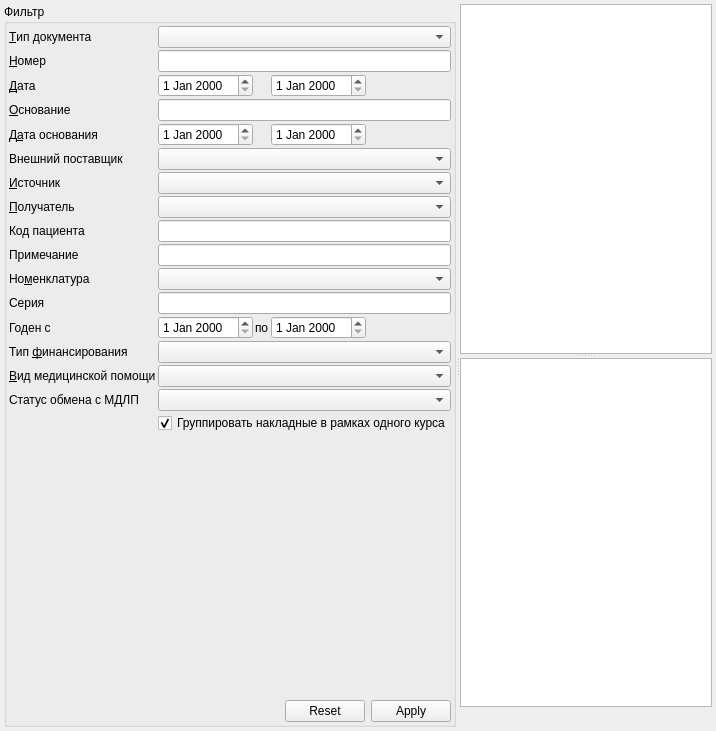
     <widget class="QWidget" name="tabMotion">
      <attribute name="title">
       <string>Движение</string>
      </attribute>
      <layout class="QGridLayout" name="gridLayout">
       <property name="margin">
        <number>4</number>
       </property>
       <property name="spacing">
        <number>4</number>
       </property>
       <item row="0" column="0">
        <widget class="QSplitter" name="splitterMotions">
         <property name="orientation">
          <enum>Qt::Horizontal</enum>
         </property>
         <property name="childrenCollapsible">
          <bool>false</bool>
         </property>
         <widget class="QGroupBox" name="groupBox">
          <property name="sizePolicy">
           <sizepolicy hsizetype="Maximum" vsizetype="Preferred">
            <horstretch>0</horstretch>
            <verstretch>0</verstretch>
           </sizepolicy>
          </property>
          <property name="title">
           <string>Фильтр</string>
          </property>
          <layout class="QGridLayout" name="gridLayout_2">
           <property name="margin">
            <number>2</number>
           </property>
           <property name="spacing">
            <number>2</number>
           </property>
           <item row="13" column="0">
            <widget class="QLabel" name="lblMotionsFilterFinance">
             <property name="sizePolicy">
              <sizepolicy hsizetype="Maximum" vsizetype="Preferred">
               <horstretch>0</horstretch>
               <verstretch>0</verstretch>
              </sizepolicy>
             </property>
             <property name="text">
              <string>Тип &amp;финансирования</string>
             </property>
             <property name="buddy">
              <cstring>cmbMotionsFilterFinance</cstring>
             </property>
            </widget>
           </item>
           <item row="13" column="1" colspan="4">
            <widget class="CRBComboBox" name="cmbMotionsFilterFinance">
             <property name="sizePolicy">
              <sizepolicy hsizetype="Expanding" vsizetype="Fixed">
               <horstretch>0</horstretch>
               <verstretch>0</verstretch>
              </sizepolicy>
             </property>
            </widget>
           </item>
           <item row="9" column="0">
            <widget class="QLabel" name="lblMotionsFilterNote">
             <property name="sizePolicy">
              <sizepolicy hsizetype="Maximum" vsizetype="Preferred">
               <horstretch>0</horstretch>
               <verstretch>0</verstretch>
              </sizepolicy>
             </property>
             <property name="text">
              <string>Примечание</string>
             </property>
             <property name="buddy">
              <cstring>edtMotionsFilterNote</cstring>
             </property>
            </widget>
           </item>
           <item row="9" column="1" colspan="4">
            <widget class="QLineEdit" name="edtMotionsFilterNote">
             <property name="sizePolicy">
              <sizepolicy hsizetype="Expanding" vsizetype="Fixed">
               <horstretch>0</horstretch>
               <verstretch>0</verstretch>
              </sizepolicy>
             </property>
            </widget>
           </item>
           <item row="10" column="0">
            <widget class="QLabel" name="lblMotionsFilterNomenclature">
             <property name="sizePolicy">
              <sizepolicy hsizetype="Maximum" vsizetype="Preferred">
               <horstretch>0</horstretch>
               <verstretch>0</verstretch>
              </sizepolicy>
             </property>
             <property name="text">
              <string>Но&amp;менклатура</string>
             </property>
             <property name="buddy">
              <cstring>cmbMotionsFilterNomenclature</cstring>
             </property>
            </widget>
           </item>
           <item row="10" column="1" colspan="4">
            <widget class="CNomenclatureComboBox" name="cmbMotionsFilterNomenclature">
             <property name="sizePolicy">
              <sizepolicy hsizetype="Expanding" vsizetype="Fixed">
               <horstretch>0</horstretch>
               <verstretch>0</verstretch>
              </sizepolicy>
             </property>
            </widget>
           </item>
           <item row="2" column="3">
            <widget class="CDateEdit" name="edtMotionsFilterEndDate">
             <property name="sizePolicy">
              <sizepolicy hsizetype="Maximum" vsizetype="Fixed">
               <horstretch>0</horstretch>
               <verstretch>0</verstretch>
              </sizepolicy>
             </property>
            </widget>
           </item>
           <item row="3" column="0">
            <widget class="QLabel" name="lblMotionsFilterReason">
             <property name="sizePolicy">
              <sizepolicy hsizetype="Maximum" vsizetype="Preferred">
               <horstretch>0</horstretch>
               <verstretch>0</verstretch>
              </sizepolicy>
             </property>
             <property name="text">
              <string>&amp;Основание</string>
             </property>
             <property name="buddy">
              <cstring>edtMotionsFilterReason</cstring>
             </property>
            </widget>
           </item>
           <item row="3" column="1" colspan="4">
            <widget class="QLineEdit" name="edtMotionsFilterReason">
             <property name="sizePolicy">
              <sizepolicy hsizetype="Expanding" vsizetype="Fixed">
               <horstretch>0</horstretch>
               <verstretch>0</verstretch>
              </sizepolicy>
             </property>
            </widget>
           </item>
           <item row="4" column="0">
            <widget class="QLabel" name="lblMotionsFilterReasonDate">
             <property name="sizePolicy">
              <sizepolicy hsizetype="Maximum" vsizetype="Preferred">
               <horstretch>0</horstretch>
               <verstretch>0</verstretch>
              </sizepolicy>
             </property>
             <property name="text">
              <string>Д&amp;ата основания</string>
             </property>
             <property name="buddy">
              <cstring>edtMotionsFilterBegReasonDate</cstring>
             </property>
            </widget>
           </item>
           <item row="12" column="0">
            <widget class="QLabel" name="lblMotionsFilterBegShelfTime">
             <property name="sizePolicy">
              <sizepolicy hsizetype="Maximum" vsizetype="Preferred">
               <horstretch>0</horstretch>
               <verstretch>0</verstretch>
              </sizepolicy>
             </property>
             <property name="text">
              <string>Годен с</string>
             </property>
             <property name="buddy">
              <cstring>cmbMotionsFilterNomenclature</cstring>
             </property>
            </widget>
           </item>
           <item row="12" column="2">
            <widget class="QLabel" name="lblMotionsFilterEndShelfTime">
             <property name="sizePolicy">
              <sizepolicy hsizetype="Maximum" vsizetype="Preferred">
               <horstretch>0</horstretch>
               <verstretch>0</verstretch>
              </sizepolicy>
             </property>
             <property name="text">
              <string>по</string>
             </property>
             <property name="buddy">
              <cstring>cmbMotionsFilterNomenclature</cstring>
             </property>
            </widget>
           </item>
           <item row="14" column="0">
            <widget class="QLabel" name="lblMotionsFilterMedicalAidKind">
             <property name="text">
              <string>&amp;Вид медицинской помощи</string>
             </property>
             <property name="buddy">
              <cstring>cmbMotionsFilterMedicalAidKind</cstring>
             </property>
            </widget>
           </item>
           <item row="14" column="1" colspan="4">
            <widget class="CRBComboBox" name="cmbMotionsFilterMedicalAidKind"/>
           </item>
           <item row="2" column="4">
            <spacer name="horizontalSpacer">
             <property name="orientation">
              <enum>Qt::Horizontal</enum>
             </property>
             <property name="sizeHint" stdset="0">
              <size>
               <width>40</width>
               <height>20</height>
              </size>
             </property>
            </spacer>
           </item>
           <item row="8" column="1" colspan="4">
            <widget class="QLineEdit" name="edtMotionsClientFilterReceiver">
             <property name="sizePolicy">
              <sizepolicy hsizetype="Expanding" vsizetype="Fixed">
               <horstretch>0</horstretch>
               <verstretch>0</verstretch>
              </sizepolicy>
             </property>
            </widget>
           </item>
           <item row="19" column="0" colspan="5">
            <layout class="QHBoxLayout" name="horizontalLayout_2">
             <property name="spacing">
              <number>2</number>
             </property>
             <item>
              <spacer name="horizontalSpacer_8">
               <property name="orientation">
                <enum>Qt::Horizontal</enum>
               </property>
               <property name="sizeHint" stdset="0">
                <size>
                 <width>99</width>
                 <height>20</height>
                </size>
               </property>
              </spacer>
             </item>
             <item>
              <widget class="CApplyResetDialogButtonBox" name="bbxMotionsFilter">
               <property name="sizePolicy">
                <sizepolicy hsizetype="Maximum" vsizetype="Fixed">
                 <horstretch>0</horstretch>
                 <verstretch>0</verstretch>
                </sizepolicy>
               </property>
               <property name="standardButtons">
                <set>QDialogButtonBox::Apply|QDialogButtonBox::Reset</set>
               </property>
               <property name="centerButtons">
                <bool>false</bool>
               </property>
              </widget>
             </item>
            </layout>
           </item>
           <item row="2" column="1">
            <widget class="CDateEdit" name="edtMotionsFilterBegDate">
             <property name="sizePolicy">
              <sizepolicy hsizetype="Maximum" vsizetype="Fixed">
               <horstretch>0</horstretch>
               <verstretch>0</verstretch>
              </sizepolicy>
             </property>
            </widget>
           </item>
           <item row="4" column="1">
            <widget class="CDateEdit" name="edtMotionsFilterBegReasonDate">
             <property name="sizePolicy">
              <sizepolicy hsizetype="Maximum" vsizetype="Fixed">
               <horstretch>0</horstretch>
               <verstretch>0</verstretch>
              </sizepolicy>
             </property>
            </widget>
           </item>
           <item row="5" column="1" colspan="4">
            <widget class="COrgComboBox" name="cmbMotionsFilterSupplierOrg"/>
           </item>
           <item row="6" column="0">
            <widget class="QLabel" name="lblMotionsFilterSupplier">
             <property name="sizePolicy">
              <sizepolicy hsizetype="Maximum" vsizetype="Preferred">
               <horstretch>0</horstretch>
               <verstretch>0</verstretch>
              </sizepolicy>
             </property>
             <property name="text">
              <string>&amp;Источник</string>
             </property>
             <property name="buddy">
              <cstring>cmbMotionsFilterSupplier</cstring>
             </property>
            </widget>
           </item>
           <item row="12" column="3">
            <widget class="CDateEdit" name="edtMotionsFilterEndShelfTime">
             <property name="sizePolicy">
              <sizepolicy hsizetype="Maximum" vsizetype="Fixed">
               <horstretch>0</horstretch>
               <verstretch>0</verstretch>
              </sizepolicy>
             </property>
            </widget>
           </item>
           <item row="1" column="0">
            <widget class="QLabel" name="lblMotionsFilterNumber">
             <property name="sizePolicy">
              <sizepolicy hsizetype="Maximum" vsizetype="Preferred">
               <horstretch>0</horstretch>
               <verstretch>0</verstretch>
              </sizepolicy>
             </property>
             <property name="text">
              <string>&amp;Номер</string>
             </property>
             <property name="buddy">
              <cstring>edtMotionsFilterNumber</cstring>
             </property>
            </widget>
           </item>
           <item row="1" column="1" colspan="4">
            <widget class="QLineEdit" name="edtMotionsFilterNumber">
             <property name="sizePolicy">
              <sizepolicy hsizetype="Expanding" vsizetype="Fixed">
               <horstretch>0</horstretch>
               <verstretch>0</verstretch>
              </sizepolicy>
             </property>
            </widget>
           </item>
           <item row="12" column="1">
            <widget class="CDateEdit" name="edtMotionsFilterBegShelfTime">
             <property name="sizePolicy">
              <sizepolicy hsizetype="Maximum" vsizetype="Fixed">
               <horstretch>0</horstretch>
               <verstretch>0</verstretch>
              </sizepolicy>
             </property>
            </widget>
           </item>
           <item row="5" column="0">
            <widget class="QLabel" name="lblMotionsFilterSupplierOrg">
             <property name="text">
              <string>Внешний поставщик</string>
             </property>
            </widget>
           </item>
           <item row="16" column="1" colspan="4">
            <widget class="CMdlpStageComboBox" name="cmbMotionFilterMdlpStage"/>
           </item>
           <item row="4" column="3">
            <widget class="CDateEdit" name="edtMotionsFilterEndReasonDate">
             <property name="sizePolicy">
              <sizepolicy hsizetype="Maximum" vsizetype="Fixed">
               <horstretch>0</horstretch>
               <verstretch>0</verstretch>
              </sizepolicy>
             </property>
            </widget>
           </item>
           <item row="4" column="4">
            <spacer name="horizontalSpacer_2">
             <property name="orientation">
              <enum>Qt::Horizontal</enum>
             </property>
             <property name="sizeHint" stdset="0">
              <size>
               <width>40</width>
               <height>20</height>
              </size>
             </property>
            </spacer>
           </item>
           <item row="12" column="4">
            <spacer name="horizontalSpacer_5">
             <property name="orientation">
              <enum>Qt::Horizontal</enum>
             </property>
             <property name="sizeHint" stdset="0">
              <size>
               <width>40</width>
               <height>20</height>
              </size>
             </property>
            </spacer>
           </item>
           <item row="6" column="1" colspan="4">
            <widget class="CStorageComboBox" name="cmbMotionsFilterSupplier">
             <property name="sizePolicy">
              <sizepolicy hsizetype="Expanding" vsizetype="Fixed">
               <horstretch>0</horstretch>
               <verstretch>0</verstretch>
              </sizepolicy>
             </property>
            </widget>
           </item>
           <item row="17" column="1" colspan="4">
            <widget class="QCheckBox" name="chkGroupMotions">
             <property name="text">
              <string>Группировать накладные в рамках одного курса</string>
             </property>
             <property name="checked">
              <bool>true</bool>
             </property>
            </widget>
           </item>
           <item row="7" column="0">
            <widget class="QLabel" name="lblMotionsFilterReceiver">
             <property name="sizePolicy">
              <sizepolicy hsizetype="Maximum" vsizetype="Preferred">
               <horstretch>0</horstretch>
               <verstretch>0</verstretch>
              </sizepolicy>
             </property>
             <property name="text">
              <string>&amp;Получатель</string>
             </property>
             <property name="buddy">
              <cstring>cmbMotionsFilterReceiver</cstring>
             </property>
            </widget>
           </item>
           <item row="7" column="1" colspan="4">
            <widget class="CStorageComboBox" name="cmbMotionsFilterReceiver">
             <property name="sizePolicy">
              <sizepolicy hsizetype="Expanding" vsizetype="Fixed">
               <horstretch>0</horstretch>
               <verstretch>0</verstretch>
              </sizepolicy>
             </property>
            </widget>
           </item>
           <item row="8" column="0">
            <widget class="QLabel" name="lblMotionsClientFilterReceiver">
             <property name="sizePolicy">
              <sizepolicy hsizetype="Maximum" vsizetype="Preferred">
               <horstretch>0</horstretch>
               <verstretch>0</verstretch>
              </sizepolicy>
             </property>
             <property name="text">
              <string>Код пациента</string>
             </property>
             <property name="buddy">
              <cstring>cmbMotionsFilterReceiver</cstring>
             </property>
            </widget>
           </item>
           <item row="18" column="0" colspan="5">
            <spacer name="verticalSpacer">
             <property name="orientation">
              <enum>Qt::Vertical</enum>
             </property>
             <property name="sizeHint" stdset="0">
              <size>
               <width>20</width>
               <height>265</height>
              </size>
             </property>
            </spacer>
           </item>
           <item row="11" column="0">
            <widget class="QLabel" name="lblMotionsFilterBatch">
             <property name="sizePolicy">
              <sizepolicy hsizetype="Maximum" vsizetype="Preferred">
               <horstretch>0</horstretch>
               <verstretch>0</verstretch>
              </sizepolicy>
             </property>
             <property name="text">
              <string>Серия</string>
             </property>
             <property name="buddy">
              <cstring>cmbMotionsFilterNomenclature</cstring>
             </property>
            </widget>
           </item>
           <item row="11" column="1" colspan="4">
            <widget class="QLineEdit" name="edtMotionsFilterBatch">
             <property name="sizePolicy">
              <sizepolicy hsizetype="Expanding" vsizetype="Fixed">
               <horstretch>0</horstretch>
               <verstretch>0</verstretch>
              </sizepolicy>
             </property>
            </widget>
           </item>
           <item row="2" column="0">
            <widget class="QLabel" name="lblMotionsFilterDate">
             <property name="sizePolicy">
              <sizepolicy hsizetype="Maximum" vsizetype="Preferred">
               <horstretch>0</horstretch>
               <verstretch>0</verstretch>
              </sizepolicy>
             </property>
             <property name="text">
              <string>&amp;Дата</string>
             </property>
             <property name="buddy">
              <cstring>edtMotionsFilterBegDate</cstring>
             </property>
            </widget>
           </item>
           <item row="0" column="0">
            <widget class="QLabel" name="lblMotionsFilterType">
             <property name="text">
              <string>&amp;Тип документа</string>
             </property>
             <property name="buddy">
              <cstring>cmbMotionsFilterType</cstring>
             </property>
            </widget>
           </item>
           <item row="0" column="1" colspan="4">
            <widget class="CStockMotionTypeComboBox" name="cmbMotionsFilterType">
             <property name="maxVisibleItems">
              <number>12</number>
             </property>
            </widget>
           </item>
           <item row="16" column="0">
            <widget class="QLabel" name="lblMotionFilterMdlpStage">
             <property name="text">
              <string>Статус обмена с МДЛП</string>
             </property>
             <property name="buddy">
              <cstring>cmbMotionFilterMdlpStage</cstring>
             </property>
            </widget>
           </item>
          </layout>
         </widget>
         <widget class="QWidget" name="pnlMotions" native="true">
          <layout class="QVBoxLayout" name="verticalLayout_4">
           <property name="margin">
            <number>0</number>
           </property>
           <item>
            <widget class="QSplitter" name="splitter">
             <property name="orientation">
              <enum>Qt::Vertical</enum>
             </property>
             <widget class="CTableView" name="tblMotions"/>
             <widget class="CTableView" name="tblMotionsItems"/>
            </widget>
           </item>
           <item>
            <widget class="QLabel" name="lblMotions">
             <property name="text">
              <string/>
             </property>
            </widget>
           </item>
          </layout>
         </widget>
        </widget>
       </item>
      </layout>
     </widget>
